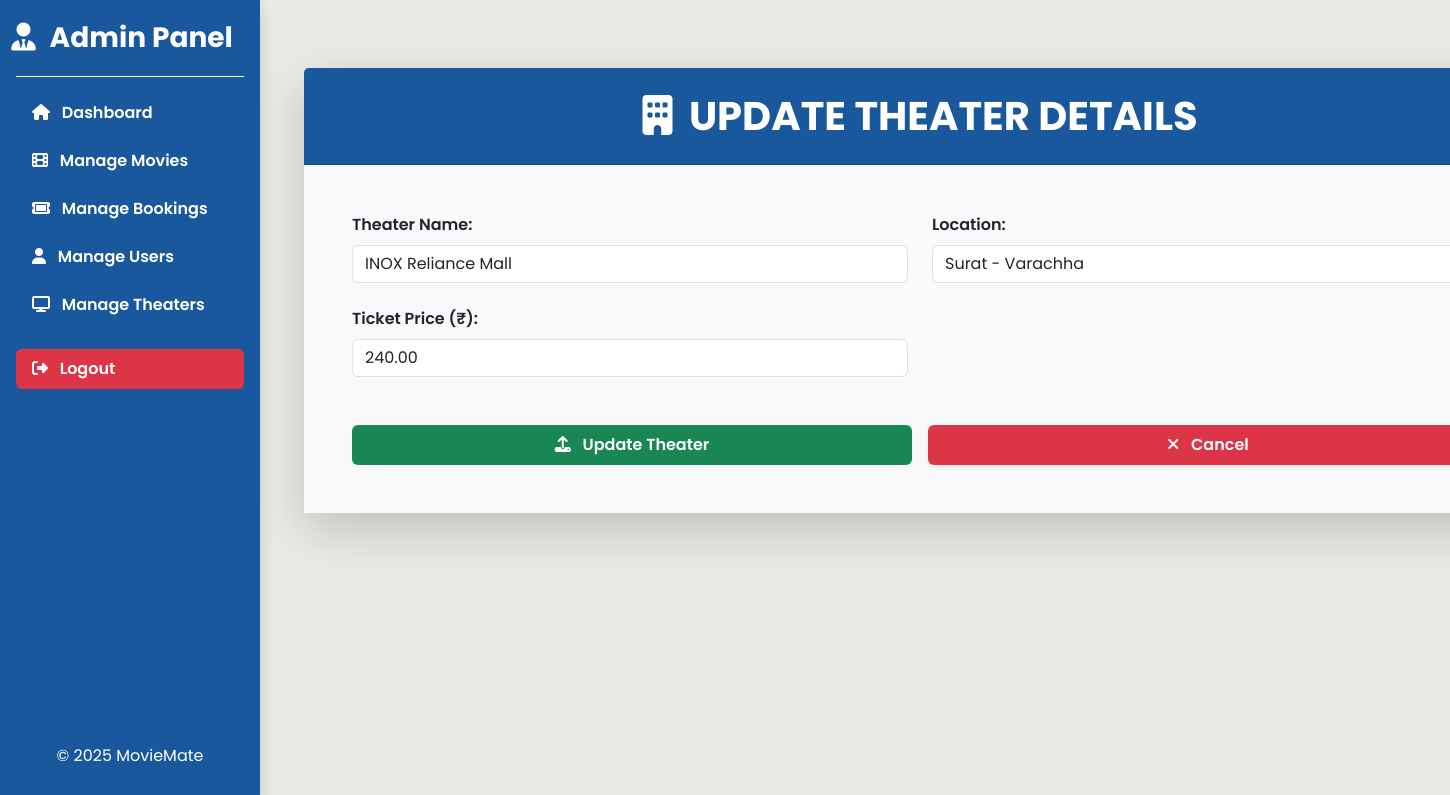
Page /admin/update_theater.php?theater_id=5 (signed in) on the committed database.
### tables this page shows
CREATE TABLE theaters (
    theater_id INT AUTO_INCREMENT PRIMARY KEY,
    theater_name VARCHAR(100) NOT NULL,
    theater_location VARCHAR(100),
    ticket_price DECIMAL(10,2) NOT NULL DEFAULT 200
);

### admin/update_theater.php (the view, shortened to what this page needs)
<!DOCTYPE html>
<html lang="en">
<head>
    <link href="https://cdn.jsdelivr.net/npm/bootstrap@5.3.3/dist/css/bootstrap.min.css" rel="stylesheet">
    <link rel="stylesheet" href="https://cdnjs.cloudflare.com/ajax/libs/font-awesome/6.7.2/css/all.min.css" />
    <link rel="stylesheet" href="assets/css/style.css" />
</head>
<body>
    <main class="d-flex">
        <?php include 'includes/sidebar.php'; ?>
        <section class="content-area flex-grow-1" style="margin-left: 260px; padding: 20px;">
            <section class="container my-5 px-4" style="width: 80rem;">
                <div class="card shadow-lg border-0 rounded-4">
                    <div class="card-header text-center text-white py-4 admin-header">
                        <h1 class="fw-bold text-uppercase mb-0">
                            <i class="fa-solid fa-building me-2"></i> Update Theater Details
                        </h1>
                    </div>
                    <div class="card-body p-4 p-md-5 bg-light">
                        <?php
                        require 'includes/dbconnection.php';
                        $id = null;
                        $theater_name = $theater_location = '';
                        $ticket_price = '';
                        if (isset($_GET['theater_id']) && is_numeric($_GET['theater_id'])) {
                            $id = (int) $_GET['theater_id'];
                            $sql_query = "SELECT * FROM theaters WHERE theater_id = $id";
                            $result = mysqli_query($con, $sql_query);
                            if ($rows = mysqli_fetch_assoc($result)) {
                                $theater_name     = $rows['theater_name'];
                                $theater_location = $rows['theater_location'];
                                $ticket_price     = $rows['ticket_price'];
                            } else {
                                echo "<div class='alert alert-danger'>Theater not found.</div>";
                            }
                        } else {
                            echo "<div class='alert alert-danger'>Invalid theater request.</div>";
                        }
                        ?>
                        <?php if ($id !== null): ?>
                            <form action="controllers/update_theater.php" method="post" class="needs-validation" novalidate>
                                <div class="row g-4">
                                    <div class="col-md-6">
                                        <label for="theater_name" class="form-label fw-semibold">Theater Name:</label>
                                        <input
                                            type="text"
                                            class="form-control"
                                            id="theater_name"
                                            name="theater_name"
                                            placeholder="Enter theater name..."
                                            value="<?= htmlspecialchars($theater_name) ?>"
                                            required>
                                    </div>
                                    <div class="col-md-6">
                                        <label for="theater_location" class="form-label fw-semibold">Location:</label>
                                        <input
                                            type="text"
                                            class="form-control"
                                            id="theater_location"
                                            name="theater_location"
                                            placeholder="Enter theater location..."
                                            value="<?= htmlspecialchars($theater_location) ?>"
                                            required>
                                    </div>
                                    <div class="col-md-6">
                                        <label for="ticket_price" class="form-label fw-semibold">Ticket Price (₹):</label>
                                        <input
                                            type="number"
                                            class="form-control"
                                            id="ticket_price"
                                            name="ticket_price"
                                            step="1"
                                            min="50"
                                            max="1000"
                                            value="<?= htmlspecialchars($ticket_price) ?>"
                                            required>
                                    </div>
                                </div>
                                <div class="text-center mt-5 d-flex flex-column flex-md-row gap-3 justify-content-center">
                                    <button
                                        type="submit"
                                        class="bg-success px-5 py-2 text-white border border-0 rounded w-100 fw-semibold">
                                        <i class="fa-solid fa-upload me-2"></i> Update Theater
                                    </button>
                                    <a href="manage_theaters.php"
                                        class="bg-danger text-white rounded w-100 w-md-auto px-5 py-2 fw-semibold shadow-sm text-decoration-none">
                                        <i class="fa-solid fa-xmark me-2"></i> Cancel
                                    </a>
                                </div>
                            </form>
                        <?php endif; ?>
                    </div>
                </div>
            </section>
        </section>
    </main>
</body>
</html>

### admin/assets/css/style.css (style rules this page uses)
* { margin: 0; padding: 0; font-family: poppins, sans-serif; }
body, html { background-color: #E9E9E6; color: #111; }
.admin-header { background-color: #19589C; }

### rows in the picture
theaters: theater_name "INOX Reliance Mall", theater_location "Surat - Varachha", ticket_price "240.00"
